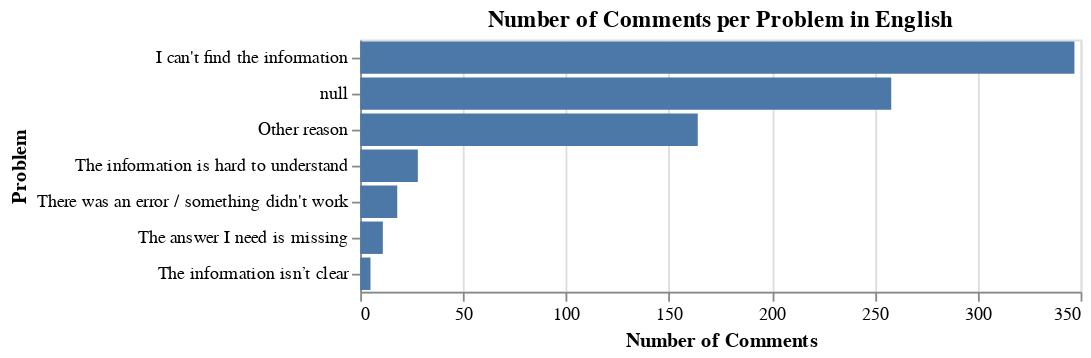

The notebook cell saved with this chart:
### Code cell
en_prob_count = alt.Chart(sample.loc[sample['Language']=='en'], 
           title=alt.TitleParams(text='Number of Comments per Problem in English')
).mark_bar().encode(
    alt.X('count()', title='Number of Comments'),
    alt.Y('Problem', sort="-x"))

en_prob_count

### Figure 1 — Vega-Lite specification as saved in the notebook (floating-point values rounded to 4 significant figures; data arrays with more than 128 entries replaced by an {"elided": "..."} marker saying what was removed)
{"$schema": "https://vega.github.io/schema/vega-lite/v4.8.1.json", "config": {"view": {"continuousHeight": 300, "continuousWidth": 400}}, "data": {"name": "data-3106c9da682297ff9bb0785257b3af35"}, "datasets": {"data-3106c9da682297ff9bb0785257b3af35": {"elided": "831 records"}}, "encoding": {"x": {"aggregate": "count", "title": "Number of Comments", "type": "quantitative"}, "y": {"field": "Problem", "sort": "-x", "type": "nominal"}}, "mark": "bar", "title": {"text": "Number of Comments per Problem in English"}}
